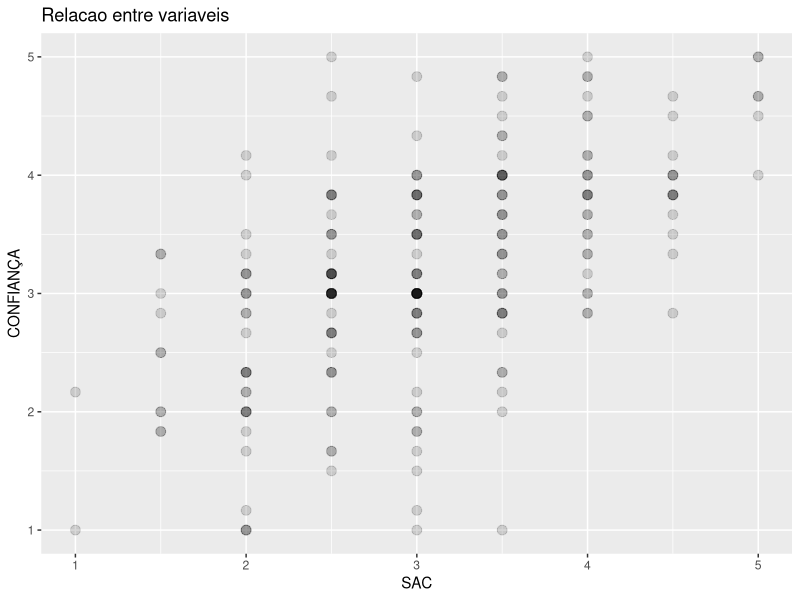
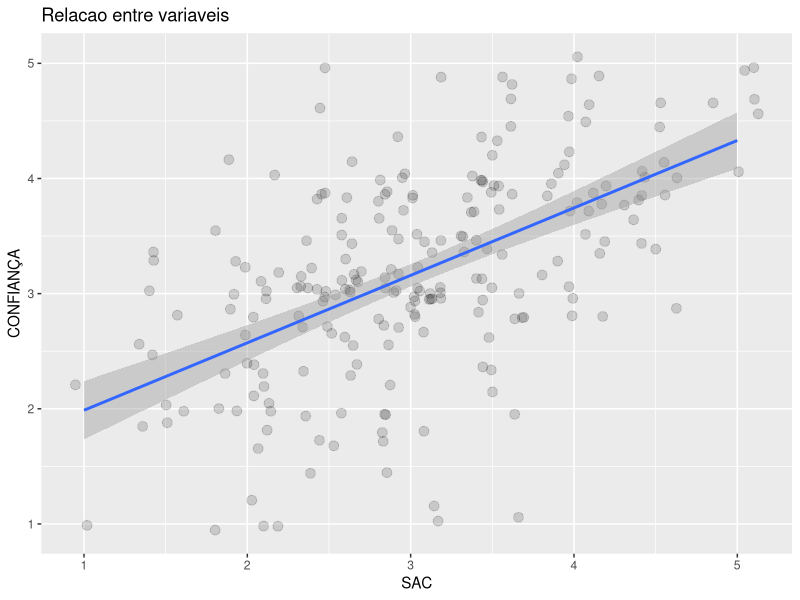

Generate these figures, in order, with R:
## ---- chunk 1
knitr::opts_chunk$set(echo = TRUE)
## ---- chunk 2
library(readxl)
dados = read_excel("fonte.xlsx", sheet = "TV por assinatura")

## ---- chunk 3

library(ggplot2)

ggplot(dados, aes(x = SAC, y = CONFIANÇA)) +
  geom_point(alpha = 0.15, size = 3) +
  labs(title = "Relacao entre variaveis")

## ---- chunk 4

library(ggplot2)

ggplot(dados, aes(x = SAC, y = CONFIANÇA)) +
  geom_jitter(alpha = 0.15, size = 3) +
  labs(title = "Relacao entre variaveis") +
  geom_smooth(method = "lm")

## ---- chunk 5
x = dados$SAC
y = dados$CONFIANÇA

round(cor(x,y),2)
## ---- chunk 6
modelo = lm(y ~ x) 
resumo = summary(modelo)

library(knitr)

# Para obter os coeficientes com duas casas decimais

kable(round(resumo$coefficients,2), caption = "Equacao de regressao")

# Para obter os LI e LS dos coeficientes com duas casas decimais
kable(round(confint(modelo, level = 0.95),2), caption = "Limites")

## ---- chunk 7

newdata = data.frame(x = c(2)) # Insira o valor desejado de x no lugar de xp
previsao = predict(modelo, newdata, interval = "confidence", level= 0.95)

kable(round(previsao,2), caption = "Valores da previsao")
